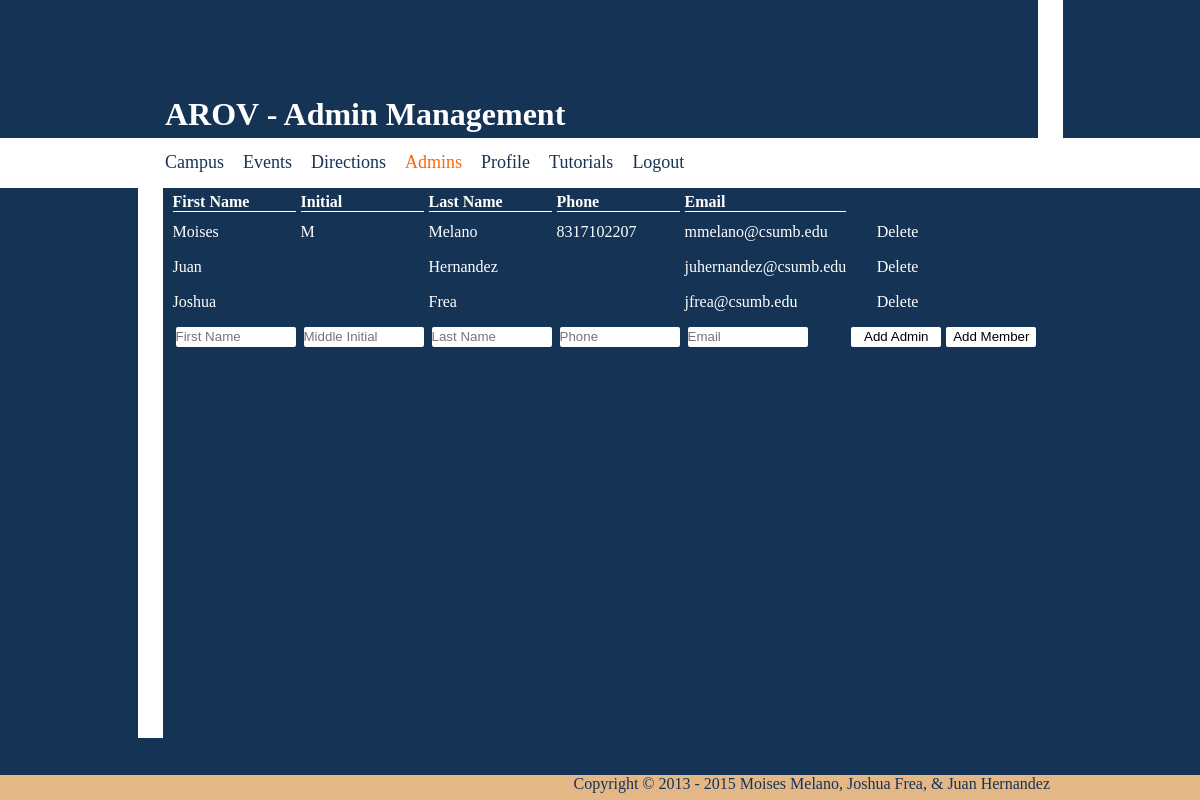
/site/admins.php (signed in), run on the app's committed database.
### tables this page shows
CREATE TABLE IF NOT EXISTS `arov_admins` (
  `adm_id` int(11) NOT NULL AUTO_INCREMENT,
  `adm_first_name` varchar(25) NOT NULL,
  `adm_middle_initial` varchar(3) DEFAULT NULL,
  `adm_last_name` varchar(25) DEFAULT NULL,
  `adm_phone` varchar(10) NOT NULL,
  `adm_user_name` varchar(50) NOT NULL,
  `adm_permissions` int(11) NOT NULL DEFAULT '1',
  `adm_password` varchar(100) NOT NULL DEFAULT '13d8c9009647abffee45341993ab3952f57c361d',
  PRIMARY KEY (`adm_id`),
  UNIQUE KEY `arov_admin_names` (`adm_first_name`,`adm_middle_initial`,`adm_last_name`)
);

### site/admins.php (the view, shortened to what this page needs)
<!DOCTYPE html PUBLIC "-//W3C//DTD XHTML 1.0 Transitional//EN" "http://www.w3.org/TR/xhtml1/DTD/xhtml1-transitional.dtd">
<html xmlns="http://www.w3.org/1999/xhtml">
<head>
	<link href="../css/main.css" rel="stylesheet" type="text/css" />
</head>
<body>
    <table width="100%" height="100%" border="0" cellpadding="0" cellspacing="0">
        <tr>
        	<td>
            	<div id="wrapper">
                    <div id="banner">
                        <div class="container">
                            <h1>AROV - Admin Management</h1>
                        </div>
                    </div>
                    <div id="nav">
                        <div class="container">
                            <ul>
                                <li><a href="campus.php">Campus</a></li>
                                <li><a href="events.php">Events</a></li>
                                <li><a href="directions/directions.html">Directions</a></li>
                                <li><a href="#" class="current">Admins</a></li>
                                <li><a href="profile.php">Profile</a></li>
                                <li><a href="tutorials.php">Tutorials</a></li>
                                <li><a href="../php/logout.php">Logout</a></li>
                            </ul>
                        </div>
                    </div>
                    <div id="main">
                        <div class="container">
                        	<?php
								$qry = "SELECT * FROM arov_admins WHERE 1";
                            	$results = mysql_query($qry);
								$data = mysql_fetch_assoc($results);
								echo '<table style="margin-left: 5px;" cellspacing="5px">
									<thead>
										<tr>
											<th style="width: 90px; text-align: left;">First Name</th>
											<th style="width: 50px; text-align: left;">Initial</th>
											<th style="width: 90px; text-align: left;">Last Name</th>
											<th style="width: 70px; text-align: left;">Phone</th>
											<th style="width: 120px; text-align: left;">Email</th>
											<th style="width: 90px; text-align: left;"></th>
										</tr>
									</thead>';
								echo '
									<tbody>
									<form action="' . $_SERVER['PHP_SELF'] . '" method="post">';
								do
								{
									echo '<tr>
											<td>'. $data['adm_first_name'] . '</td>
											<td>'. $data['adm_middle_initial'] . '</td>
											<td>'. $data['adm_last_name'] . '</td>
											<td>'. $data['adm_phone'] . '</td>
											<td>'. $data['adm_user_name'] . '</td>
											<td style="text-align: center;">';
											if(($_SESSION['permissions']) == 0)
											{
												echo '
												<a href="../php/deleteadmin.php?id=' . $data['adm_id'] . '">
													<p>Delete</p>
												</a>';
											}
											echo '</td>
										</tr>';
								} while($data = mysql_fetch_assoc($results));
								if(($_SESSION['permissions']) == 0)
								{
									echo '<tr>
										<td><input type="text" class="textbox" name="fname" placeholder="First Name" /></td>
										<td><input type="text" class="textbox" name="mname" placeholder="Middle Initial" /></td>
										<td><input type="text" class="textbox" name="lname" placeholder="Last Name" /></td>
										<td><input type="text" class="textbox" name="phone" placeholder="Phone" /></td>
										<td><input type="text" class="textbox" name="email" placeholder="Email" /></td>
										<td style="text-align: center;"><input style="width: 90px;" type="submit" name="submit" value="Add Admin" /></td>
										<td style="text-align: center;"><input style="width: 90px;" type="submit" name="submit" value="Add Member" /></td>
									</tr>';
								}
								echo '</form></tbody></table>';
							?>
                        </div>
                    </div>
                </div>
            </td>
    	</tr>
    </table>
    <div id="footer">
    	<div class="container">
        	<p>Copyright &copy; 2013 - <?php echo date("Y"); ?> Moises Melano, Joshua Frea, &amp; Juan Hernandez</p>
        </div>
    </div>
</body>
</html>

### css/main.css (style rules this page uses)
* { background: transparent; margin: 0; padding: 0; }
html, body { height: 100%; width: 100%; background-color: #153455; }
a { background: transparent; text-decoration: none; color: #153455; }
input { background: rgba(255, 255, 255, 05); border: none; height: 20px; border-radius: 2px; -moz-border-radius: 2px; -webkit-border-radius: 2px; }
input[type=text] { width: 120px; margin-left: 3px; }
input[type=submit] { width: 60px; text-align: center; }
.container { height: inherit; width: 900px; min-height: inherit; margin: auto; background: transparent; }
#wrapper { min-height: 100%; height: auto !important; height: 100%; margin: -50px auto -25px; }
#banner { height: 150px; position: relative; }
#banner h1 { position: absolute; bottom: 5px; margin-left: 27.5px; color: #FFF; }
#banner .container { border-right-style: solid; border-right-width: 25px; border-right-color: #FFF; }
#nav { height: 50px; background: #FFFFFF; }
#nav ul { background: transparent; margin-left: 15px; }
#nav ul li { background: transparent; color: #153455; display: inline-block; height: 45px; width: auto; text-align: center; line-height: 45px; vertical-align: middle; margin-top: 2px; margin-right: 15px; }
#nav ul li a { font-size: 18px; }
#main { min-height: 550px; color: #FFF; font-size: 1em; }
#main a { color: #FFFFFF; }
#main .container { border-left-style: solid; border-left-width: 25px; border-left-color: #FFF; }
#main p { margin-left: 2.5px; }
#main table thead tr th { border-collapse: separate; border-bottom: 1px solid #FFF; }
#main table thead tr th:last-child { border: none; }
#main table td { height: 30px; vertical-align: middle; margin-right: 5px; }
#footer { height: 25px; background: #E4B786; margin-top: -25px; text-align: right; }
#footer p { color: #153455; }
.current { color: #F60; }

### data on the page
arov_admins: adm_first_name "Moises", adm_middle_initial "M", adm_last_name "Melano", adm_phone "8317102207", adm_user_name "mmelano@csumb.edu"
arov_admins: adm_first_name "Juan", adm_last_name "Hernandez", adm_user_name "juhernandez@csumb.edu"
arov_admins: adm_first_name "Joshua", adm_last_name "Frea", adm_user_name "jfrea@csumb.edu"
